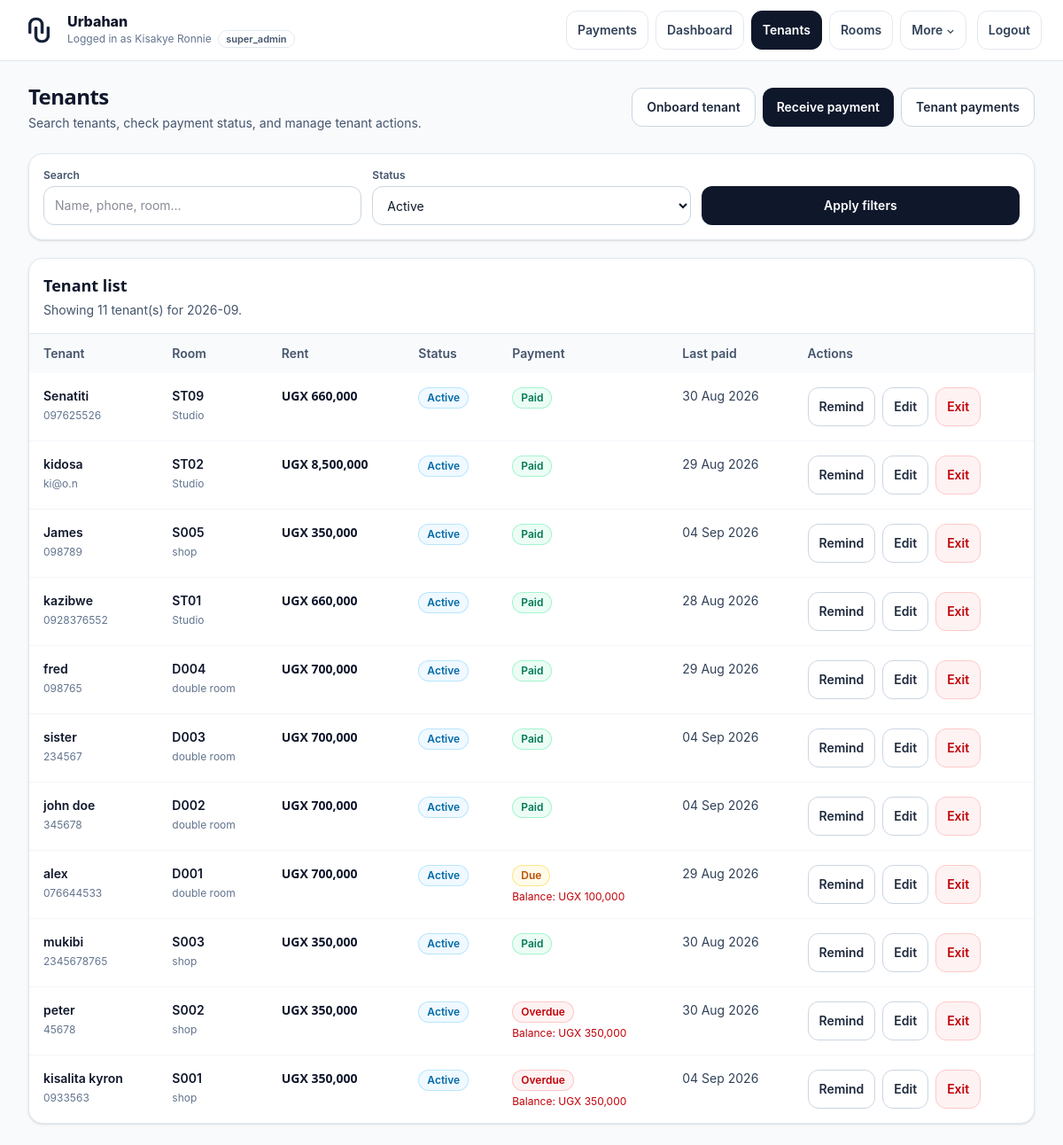
The app's page /public/tenants.php (signed in), older data.
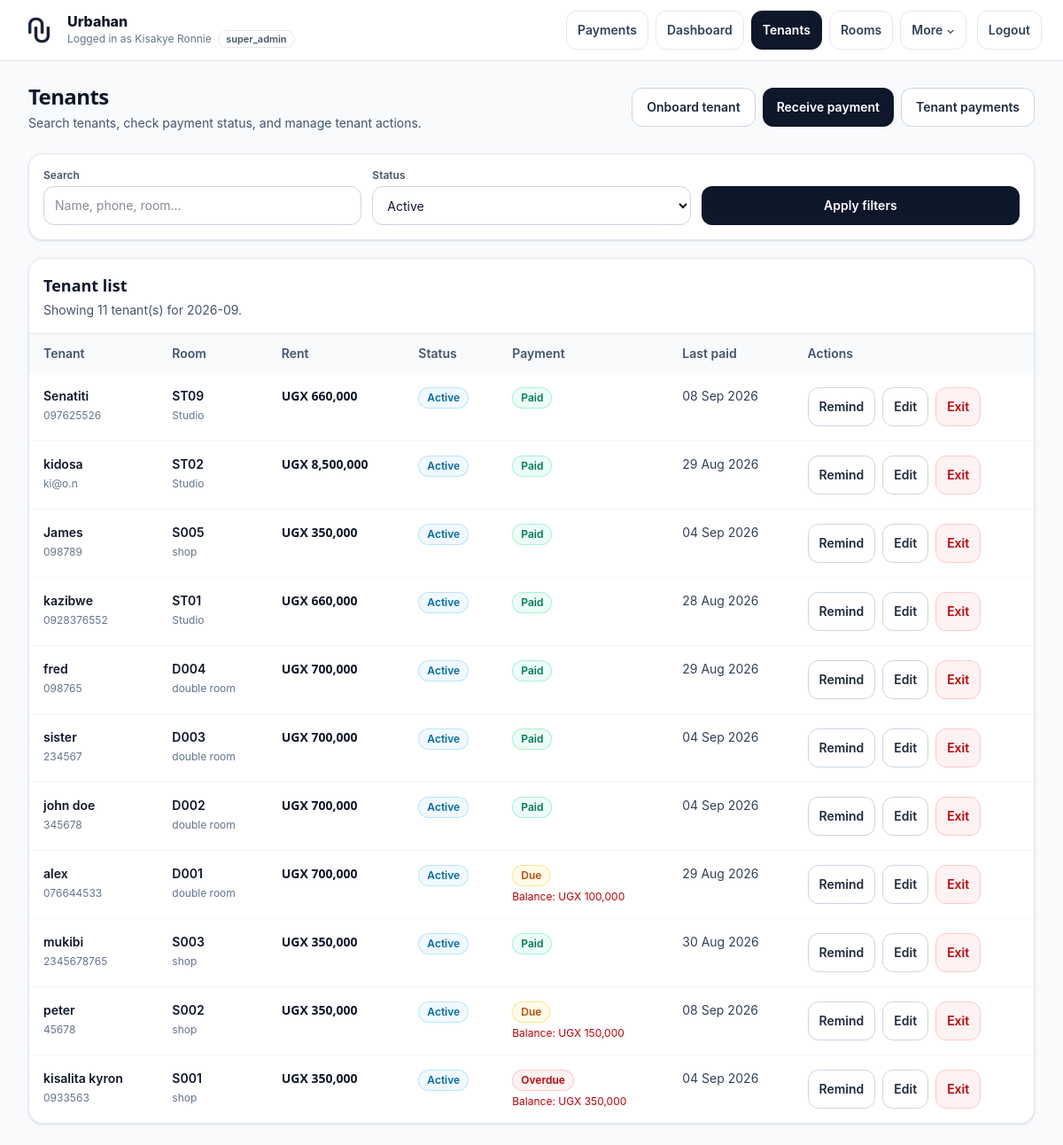
The same page, newer data.
### tables this page shows
CREATE TABLE "tenants" (
    id INTEGER PRIMARY KEY AUTOINCREMENT,

    admin_id INTEGER NOT NULL,
    room_id INTEGER,

    full_name TEXT NOT NULL,
    phone TEXT,
    email TEXT,

    move_in_date DATE,
    exit_date DATE,

    status TEXT DEFAULT 'active',

    rent_due_date DATE,
    rent_due_day INTEGER,
    monthly_rent REAL,

    created_at DATETIME,
    updated_at DATETIME
);

### core/helpers.php (called while the page is built, shortened)
<?php
if (!function_exists('e')) {
    function e($v): string
    {
        return htmlspecialchars((string)($v ?? ''), ENT_QUOTES | ENT_SUBSTITUTE, 'UTF-8');
    }
}
?>

### public/tenants.php (the view, shortened to what the changed rows need)
<?php
$pdo = getDB();
$adminId = current_admin_id();
$timezone = new DateTimeZone('Africa/Kampala');
$today = new DateTimeImmutable('today', $timezone);
$currentMonth = $today->format('Y-m');
$readScalar = static function (array $source, string $key, string $default = ''): string {
    $value = $source[$key] ?? $default;
    return is_scalar($value) ? trim((string)$value) : $default;
};
$status = strtolower($readScalar($_GET, 'status', 'active'));
function money($value): string
{
    return number_format((float)$value, 0, '.', ',');
}
function paymentStatus(array $tenant, DateTimeImmutable $today): string
{
    $rent = (float)($tenant['effective_rent'] ?? 0);
    $paid = (float)($tenant['paid_this_month'] ?? 0);
    if ($paid >= $rent) {
        return 'Paid';
    }
    $dueDateValue = trim((string)($tenant['rent_due_date'] ?? ''));
    $dueDate = DateTimeImmutable::createFromFormat('!Y-m-d', $dueDateValue, $today->getTimezone());
    $dateErrors = DateTimeImmutable::getLastErrors();
    $hasDateErrors = $dateErrors !== false && (
        $dateErrors['warning_count'] > 0 ||
        $dateErrors['error_count'] > 0
    );
    return $dueDate !== false && !$hasDateErrors && $dueDate < $today
        ? 'Overdue'
        : 'Due';
}
function chip(string $label, string $tone): string
{
    $map = [
        'slate' => 'bg-slate-100 text-slate-700 ring-slate-200',
        'green' => 'bg-emerald-50 text-emerald-700 ring-emerald-200',
        'amber' => 'bg-amber-50 text-amber-700 ring-amber-200',
        'red' => 'bg-red-50 text-red-700 ring-red-200',
        'blue' => 'bg-sky-50 text-sky-700 ring-sky-200',
    ];
    $classes = $map[$tone] ?? $map['slate'];
    return '<span class="inline-flex items-center rounded-full px-2.5 py-1 text-xs font-semibold ring-1 ring-inset ' . $classes . '">' . e($label) . '</span>';
}
function lastPaidLabel(?string $date, DateTimeZone $timezone): string
{
    try {
        return (new DateTimeImmutable($date, new DateTimeZone('UTC')))
            ->setTimezone($timezone)
            ->format('d M Y');
    } catch (Throwable $ignored) {
        return '—';
    }
}
$rentExpression = "COALESCE(
    NULLIF(t.monthly_rent, 0),
    NULLIF(r.monthly_rent, 0),
    rt.default_monthly_rent,
    0
)";
$sql = "
    SELECT
        t.id AS tenant_id,
        t.full_name,
        t.phone,
        LOWER(COALESCE(t.status, 'active')) AS tenant_status,
        t.exit_date,
        t.move_in_date,
        t.rent_due_date,
        t.created_at,
        r.room_number,
        rt.name AS room_type,
        {$rentExpression} AS effective_rent,
        MAX(p.payment_date) AS last_payment_date,
        COALESCE(SUM(
            CASE
                WHEN p.payment_month = :payment_month THEN p.amount
                ELSE 0
            END
        ), 0) AS paid_this_month,
        MAX(
            0,
            {$rentExpression} - COALESCE(SUM(
                CASE
                    WHEN p.payment_month = :balance_month THEN p.amount
                    ELSE 0
                END
            ), 0)
        ) AS outstanding_balance
    FROM tenants t
    LEFT JOIN rooms r ON r.id = t.room_id
    LEFT JOIN room_types rt ON rt.id = r.room_type_id
    LEFT JOIN payments p
        ON p.tenant_id = t.id
       AND p.admin_id = :payment_admin_id
    WHERE t.admin_id = :admin_id
";
$params = [
    ':payment_month' => $currentMonth,
    ':balance_month' => $currentMonth,
    ':payment_admin_id' => $adminId,
    ':admin_id' => $adminId,
];
if ($status !== 'all') {
    $sql .= ' AND LOWER(COALESCE(t.status, \'active\')) = :tenant_status';
    $params[':tenant_status'] = $status;
}
$sql .= "
    GROUP BY
        t.id,
        t.full_name,
        t.phone,
        t.status,
        t.exit_date,
        t.move_in_date,
        t.rent_due_date,
        t.created_at,
        r.room_number,
        rt.name,
        t.monthly_rent,
        r.monthly_rent,
        rt.default_monthly_rent
    ORDER BY t.created_at DESC, t.id DESC
";
$stmt = $pdo->prepare($sql);
$stmt->execute($params);
$tenants = $stmt->fetchAll(PDO::FETCH_ASSOC) ?: [];
?>
<!doctype html>
<html lang="en">
<head>
  <link rel="stylesheet" href="assets/css/tailwind.css">
</head>
<body class="min-h-screen bg-slate-50 text-slate-900">
  <main class="mx-auto max-w-7xl px-4 py-6 sm:px-6 lg:px-8">
    <header class="mb-6 flex flex-col gap-3 sm:flex-row sm:items-center sm:justify-between">
      <div>
        <h1 class="font-alt text-2xl font-bold tracking-tight">Tenants</h1>
      </div>
    </header>
    <section class="overflow-hidden rounded-2xl border border-slate-200 bg-white shadow-sm" aria-labelledby="tenant-list-title">
      <div class="border-b border-slate-200 px-4 py-4">
        <h2 id="tenant-list-title" class="font-alt text-lg font-bold">Tenant list</h2>
      </div>
      <div class="overflow-x-auto">
        <table class="min-w-[960px] w-full text-sm">
          <thead class="bg-slate-50 text-slate-600">
            <tr>
              <th scope="col" class="px-4 py-3 text-left font-semibold">Tenant</th>
              <th scope="col" class="px-4 py-3 text-left font-semibold">Room</th>
              <th scope="col" class="px-4 py-3 text-left font-semibold">Rent</th>
              <th scope="col" class="px-4 py-3 text-left font-semibold">Status</th>
              <th scope="col" class="px-4 py-3 text-left font-semibold">Payment</th>
              <th scope="col" class="px-4 py-3 text-left font-semibold">Last paid</th>
              <th scope="col" class="px-4 py-3 text-left font-semibold">Actions</th>
            </tr>
          </thead>
          <tbody class="divide-y divide-slate-100">
            <?php foreach ($tenants as $tenant): ?>
              <?php
                $tenantId = (int)$tenant['tenant_id'];
                $payStatus = paymentStatus($tenant, $today);
                $tenantStatus = strtolower((string)($tenant['tenant_status'] ?? 'active'));
                $outstanding = max(0.0, (float)($tenant['outstanding_balance'] ?? 0));
                $tenantChip = $tenantStatus === 'active' ? chip('Active', 'blue') : chip('Exited', 'slate');
                $payChip = match ($payStatus) {
                    'Paid' => chip('Paid', 'green'),
                    'Due' => chip('Due', 'amber'),
                    'Rent missing' => chip('Rent missing', 'red'),
                    default => chip('Overdue', 'red'),
                };
              ?>
              <tr class="align-top hover:bg-slate-50">
                <td class="px-4 py-4"><div class="font-semibold text-slate-900"><?= e($tenant['full_name'] ?? '') ?></div><div class="mt-1 text-xs text-slate-500"><?= e($tenant['phone'] ?? 'No phone') ?></div></td>
                <td class="px-4 py-4"><div class="font-semibold text-slate-900"><?= e($tenant['room_number'] ?? '—') ?></div><div class="mt-1 text-xs text-slate-500"><?= e($tenant['room_type'] ?? 'No room type') ?></div></td>
                <td class="whitespace-nowrap px-4 py-4 font-alt font-semibold tabular-nums">UGX <?= e(money($tenant['effective_rent'] ?? 0)) ?></td>
                <td class="px-4 py-4"><?= $tenantChip ?></td>
                <td class="px-4 py-4"><div><?= $payChip ?></div><?php if ($outstanding > 0): ?><div class="mt-1 text-xs text-red-700">Balance: UGX <?= e(money($outstanding)) ?></div><?php endif; ?></td>
                <td class="whitespace-nowrap px-4 py-4 text-slate-700"><?= e(lastPaidLabel($tenant['last_payment_date'] ?? null, $timezone)) ?></td>
                <td class="px-4 py-4">
                  <div class="flex flex-wrap gap-2">
                    <?php if ($tenantStatus === 'active'): ?>
                      <a class="inline-flex min-h-11 items-center rounded-xl border border-slate-300 bg-white px-3 py-2 text-sm font-semibold text-slate-800 hover:bg-slate-50 focus-visible:outline-2 focus-visible:outline-offset-2 focus-visible:outline-slate-900" href="remind.php?tenant_id=<?= $tenantId ?>">Remind</a>
                    <?php endif; ?>
                    <a class="inline-flex min-h-11 items-center rounded-xl border border-slate-300 bg-white px-3 py-2 text-sm font-semibold text-slate-800 hover:bg-slate-50 focus-visible:outline-2 focus-visible:outline-offset-2 focus-visible:outline-slate-900" href="tenant_edit.php?id=<?= $tenantId ?>">Edit</a>
                    <?php if ($tenantStatus === 'active'): ?>
                      <a class="inline-flex min-h-11 items-center rounded-xl border border-red-200 bg-red-50 px-3 py-2 text-sm font-semibold text-red-700 hover:bg-red-100 focus-visible:outline-2 focus-visible:outline-offset-2 focus-visible:outline-red-700" href="tenant_exit.php?id=<?= $tenantId ?>" onclick="return confirm('Exit this tenant?')">Exit</a>
                    <?php endif; ?>
                  </div>
                </td>
              </tr>
            <?php endforeach; ?>
          </tbody>
        </table>
      </div>
    </section>
  </main>
</body>
</html>

Row changes from the older to the newer data that the page shows:
changed tenants "Senatiti": last_payment_date "30 Aug 2026" → "08 Sep 2026"
changed tenants "peter": label "Active Overdue" → "Active Due"; outstanding "350,000" → "150,000"; last_payment_date "30 Aug 2026" → "08 Sep 2026"
